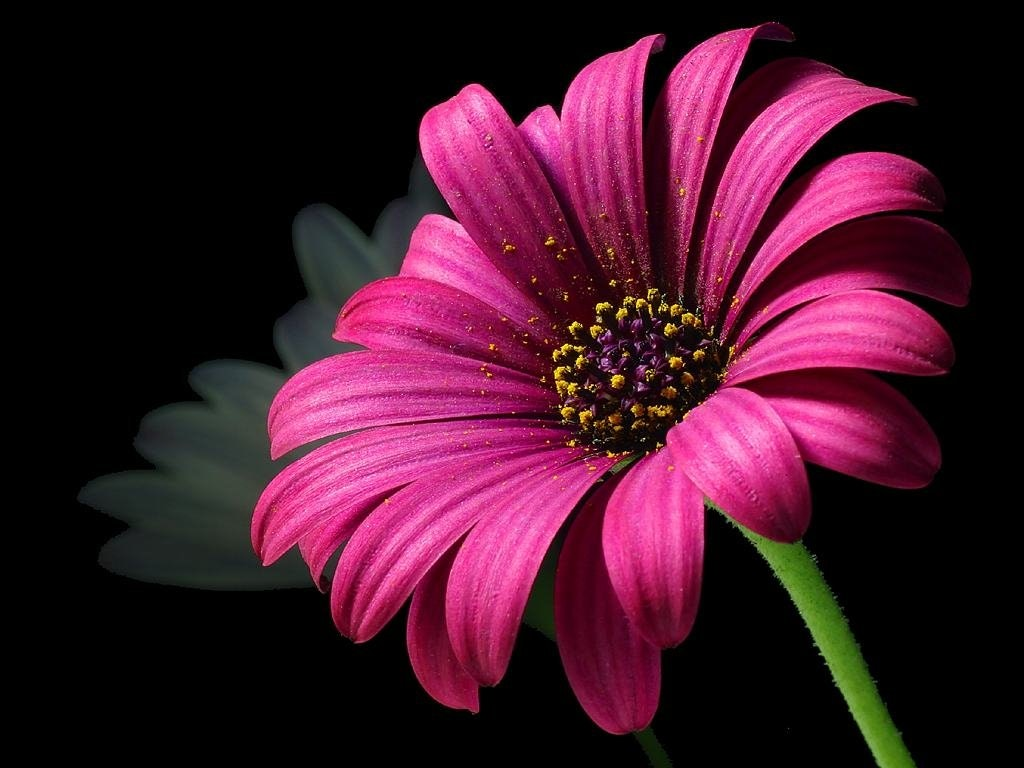
#> input picture image/bloom.jpg, 1024 x 768 px
$ python coler.py
#> lines starting #> are read from the running program, lines starting #| are printed output that depends on the picture; after the words box and inside, x2 and y2 are one past the last pixel; in counts of white or black regions, pixels touching at a corner belong together
# change 7 kind of color
# test comment

from PIL import Image

# Define variable
image = Image.open("image/bloom.jpg") #free item
#> image is the input picture: PIL image 1024x768 RGB; mean R, G, B 66.6, 22.1, 41.8
r, g, b = image.split()
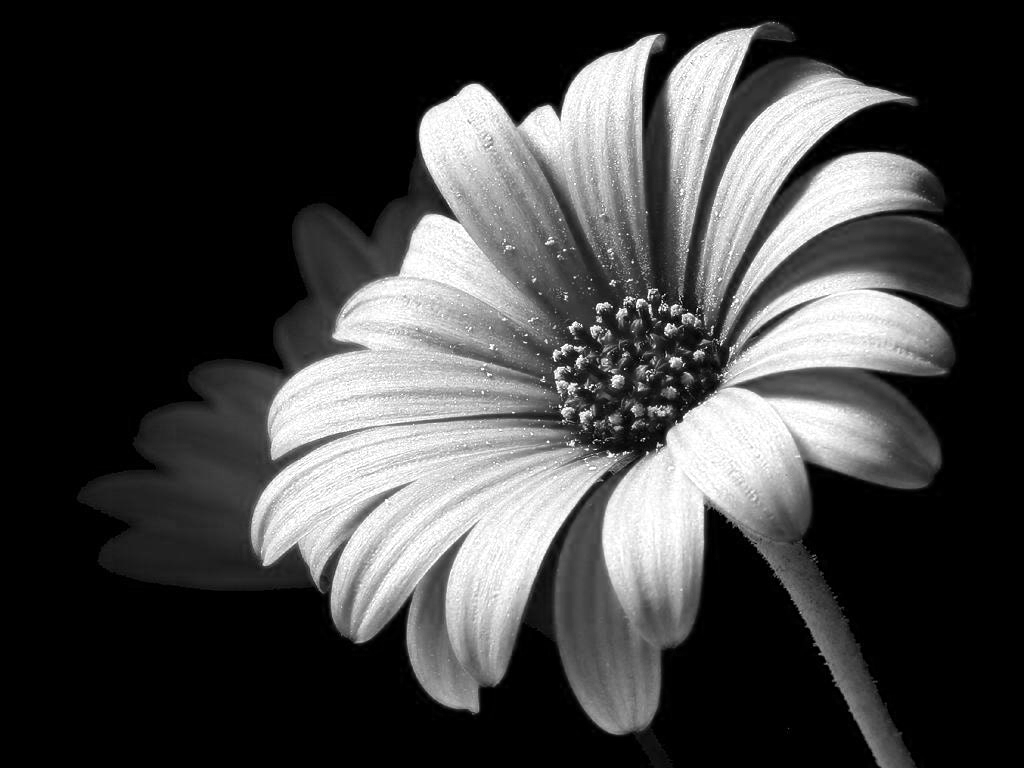
#> r: PIL image 1024x768 L; min 0, max 255, mean 66.6
change_image0 = Image.merge("RGB", (r, b, g)) #convert rgb_to_rbg
change_image1 = Image.merge("RGB", (g, b, r)) #convert rgb_to_gbr
change_image2 = Image.merge("RGB", (g, r, b)) #convert rgb_to_grb
change_image3 = Image.merge("RGB", (b, r, g)) #convert rgb_to_brg
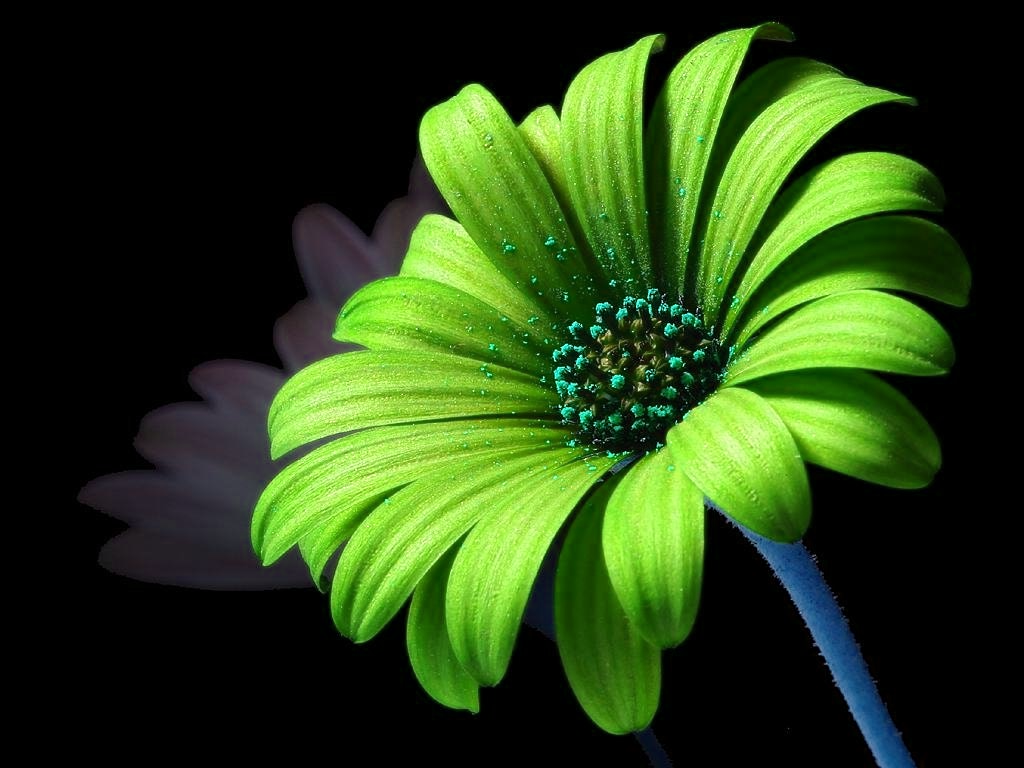
#> change_image3: PIL image 1024x768 RGB; mean R, G, B 41.8, 66.6, 22.1
change_image4 = Image.merge("RGB", (b, g, r)) #convert rgb_to_bgr
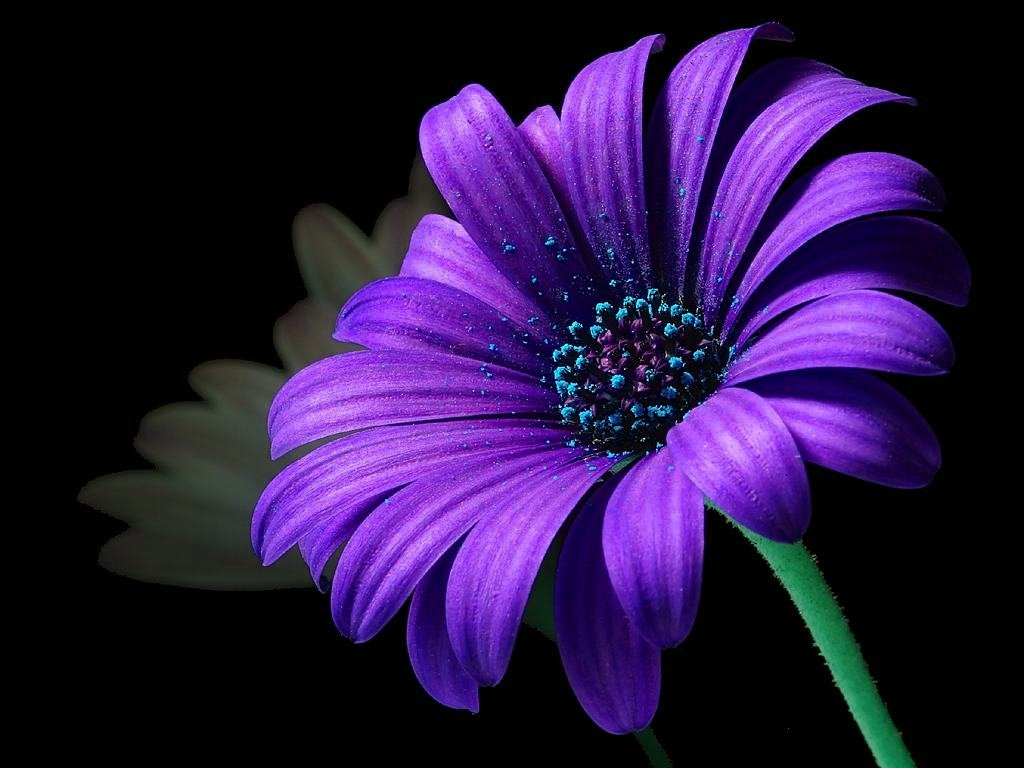
#> change_image4: PIL image 1024x768 RGB; mean R, G, B 41.8, 22.1, 66.6
b_and_w = image.convert("1") #convert black and white color
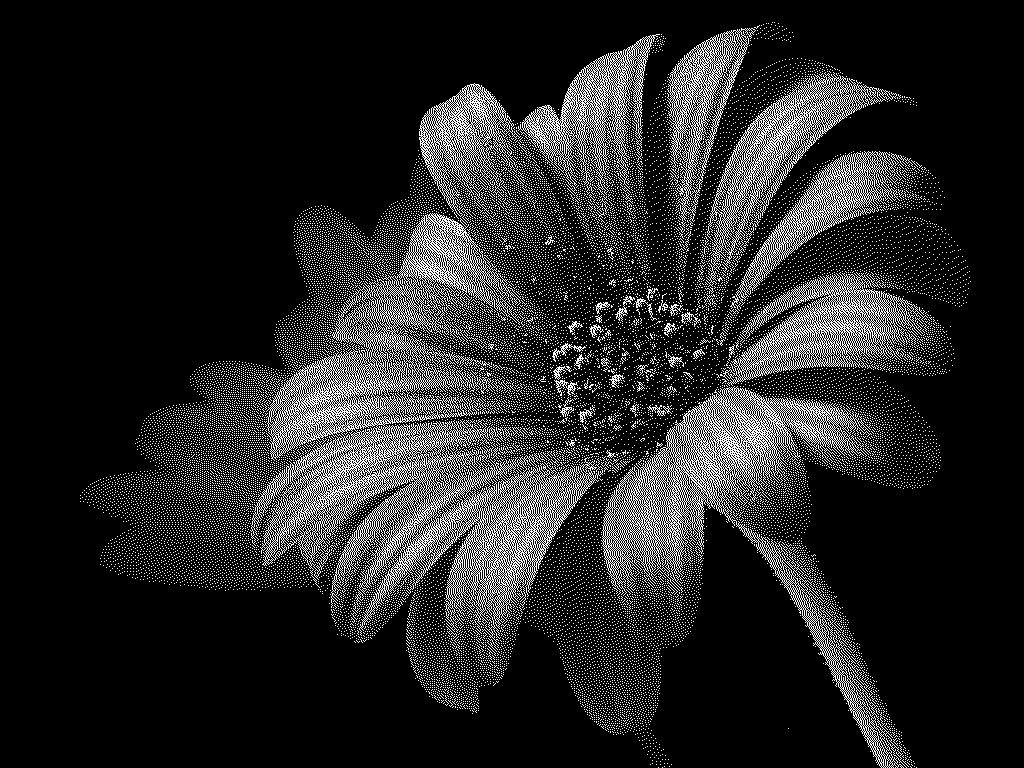
#> b_and_w: PIL image 1024x768 1; 14.6% white in thin lines or dots, all inside (x1, y1, x2, y2) = (80, 22, 971, 768)
gray = image.convert("L") #convert gray color
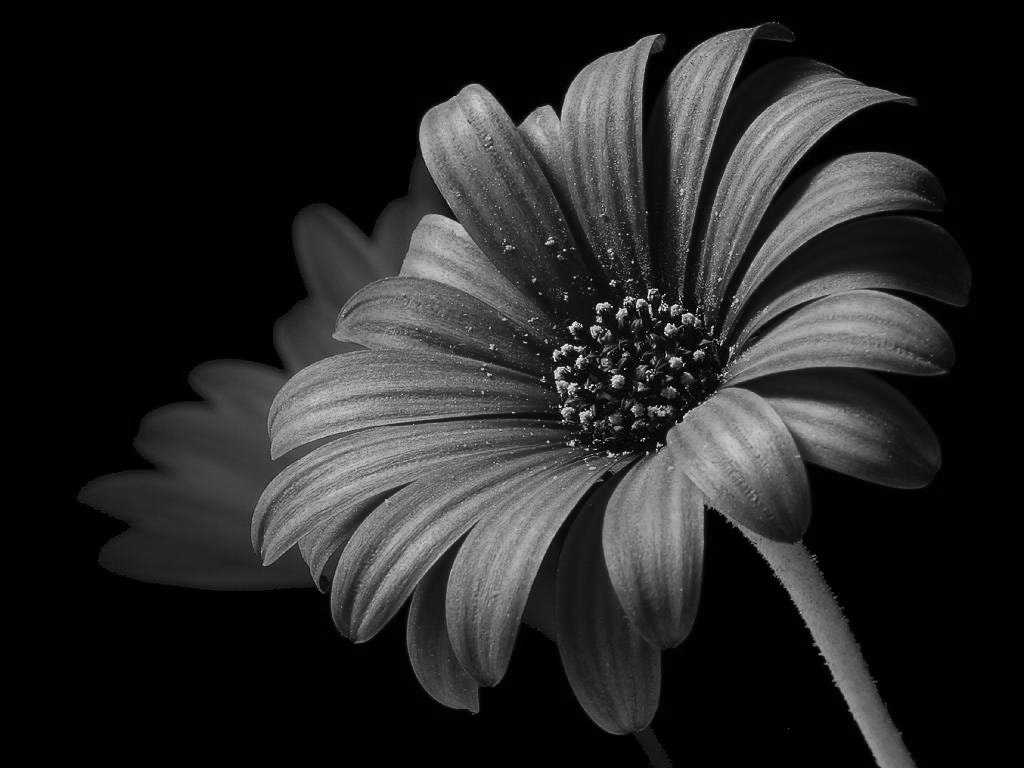
#> gray: PIL image 1024x768 L; min 0, max 246, mean 37.7

# output
image.show()
change_image0.show()
change_image1.show()
change_image2.show()
change_image3.show()
change_image4.show()
b_and_w.show()
gray.show()

#save image
change_image0.save("image/rgb_to_rbg.jpg")
change_image1.save("image/rgb_to_gbr.jpg")
change_image2.save("image/rgb_to_grb.jpg")
change_image3.save("image/rgb_to_brg.jpg")
change_image4.save("image/rgb_to_bgr.jpg")
b_and_w.save("image/b_and_w.jpg")
gray.save("image/gray.jpg")
